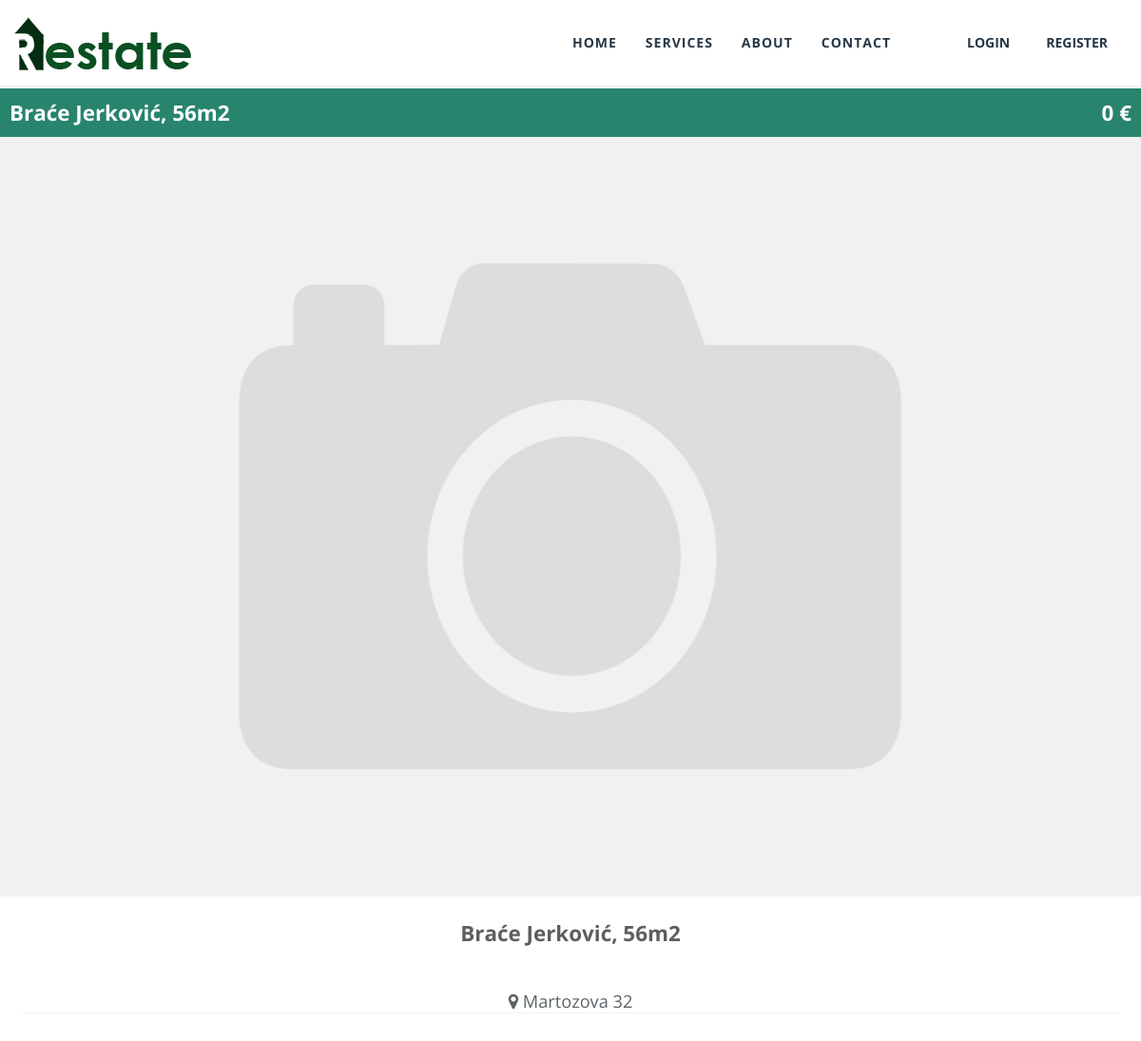
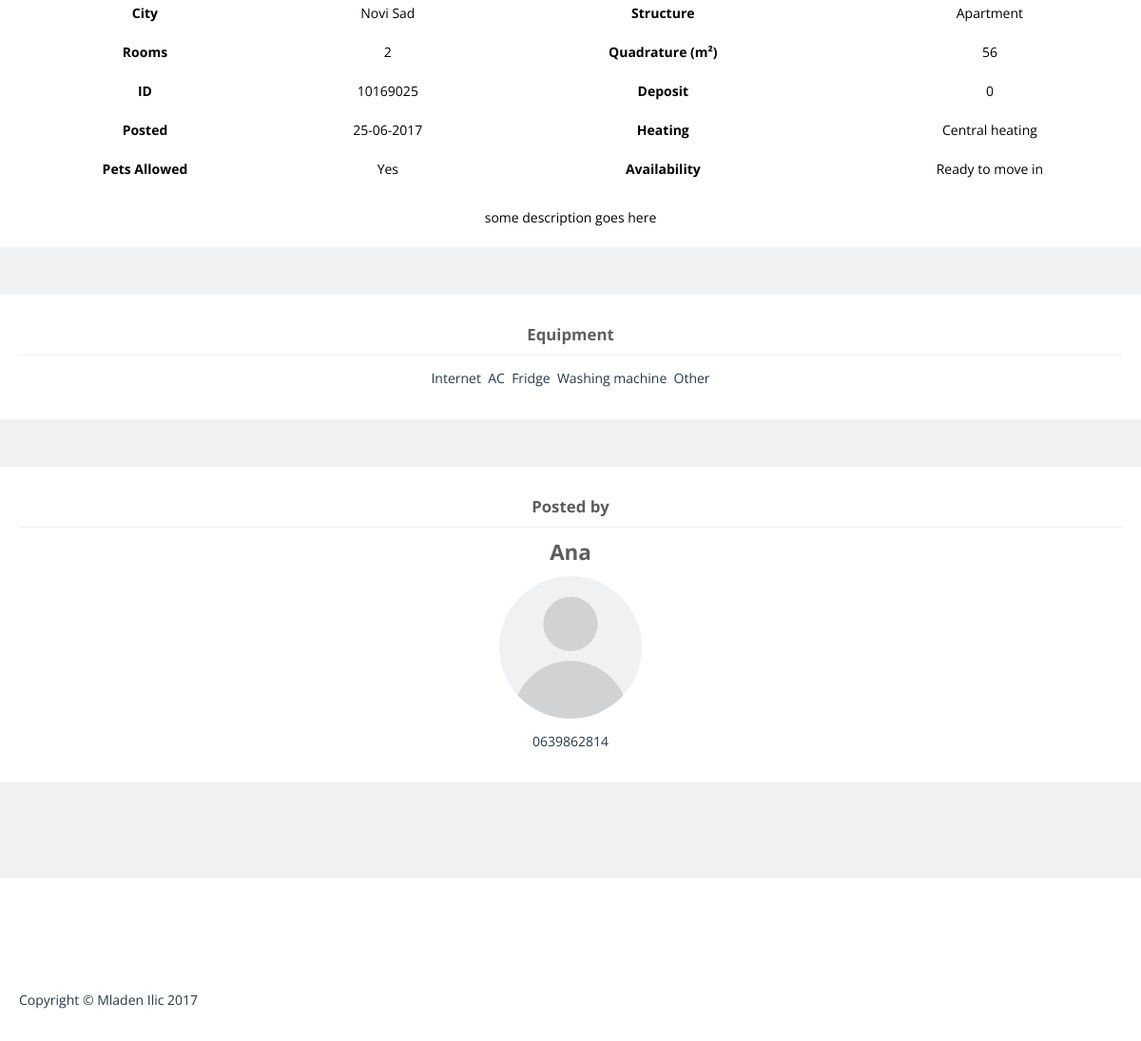
Page /details.php?id=10169025 on the committed database (2 pictures, top to bottom).
### tables this page shows
CREATE TABLE `ads` (
  `id` int(200) NOT NULL,
  `id_fake` int(100) NOT NULL,
  `id_user` int(100) NOT NULL,
  `id_category` int(5) NOT NULL,
  `headline` varchar(400) NOT NULL,
  `quadrature` int(10) NOT NULL,
  `id_structure` int(5) NOT NULL,
  `id_city` int(5) NOT NULL,
  `address` varchar(400) NOT NULL,
  `description` longtext NOT NULL,
  `image` varchar(200) NOT NULL,
  `rooms_number` varchar(5) NOT NULL,
  `id_pets_allowed` int(10) NOT NULL,
  `id_parking_lot` int(10) NOT NULL,
  `id_heating` int(10) NOT NULL,
  `id_availability` int(10) NOT NULL,
  `equipment` varchar(300) NOT NULL,
  `price` decimal(6,0) NOT NULL,
  `deposit` varchar(100) NOT NULL,
  `created` timestamp NOT NULL DEFAULT CURRENT_TIMESTAMP
);

CREATE TABLE `cities` (
  `id` int(5) NOT NULL,
  `title` varchar(100) NOT NULL
);

CREATE TABLE `structures` (
  `id` int(5) NOT NULL,
  `title` varchar(20) NOT NULL
);

CREATE TABLE `heating` (
  `id` int(10) NOT NULL,
  `title` varchar(100) NOT NULL
);

CREATE TABLE `pets_allowed` (
  `id` int(10) NOT NULL,
  `title` varchar(100) NOT NULL
);

CREATE TABLE `availability` (
  `id` int(5) NOT NULL,
  `title` varchar(100) NOT NULL
);

CREATE TABLE `users` (
  `id` int(100) NOT NULL,
  `username` varchar(100) NOT NULL,
  `password` varchar(100) NOT NULL,
  `first_name` varchar(100) NOT NULL,
  `last_name` varchar(100) NOT NULL,
  `mobile_number` varchar(20) NOT NULL,
  `email` varchar(100) NOT NULL,
  `avatar` varchar(500) NOT NULL,
  `id_role` int(2) NOT NULL,
  `active` int(1) NOT NULL
);

### functions/functions.php (called while the page is built, shortened)
<?php
function date_short($data) {
    $data = strtotime($data);
    $data = date('d-m-Y', $data);
    return $data;
}

### details.php (the view, shortened to what this page needs)
<?php
include_once("/header.php");
include_once("/functions/functions.php");
?>
    <section class="layer">
	    <section id="secound" class="b-negative">
	        <?php
	        $id = $_GET['id'];
	        $id = preg_replace("#[a-z]#i", 0, $id);
		    $sql = "SELECT ads.*, cities.title AS city_name, structures.title AS str_name, pets_allowed.title AS pets, heating.title AS heating, availability.title AS availability, users.first_name, users.avatar, users.mobile_number FROM ads INNER JOIN cities ON ads.id_city=cities.id INNER JOIN structures ON ads.id_structure=structures.id INNER JOIN pets_allowed ON ads.id_pets_allowed=pets_allowed.id INNER JOIN heating ON ads.id_heating=heating.id INNER JOIN users ON ads.id_user=users.id INNER JOIN availability ON ads.id_availability=availability.id WHERE ads.id_fake=".$id;
	        $result = mysqli_query($con,$sql);
	        $match = mysqli_num_rows($result);
	        if ($match > 0) {
	        ?>
	        <div class="inner_data">
                <div class="wrap">
					<div class="sp-wrap">
					<?php
		                while ($row = mysqli_fetch_assoc($result)) {
		                	$city = $row['city_name'];
		                	$id_fake = $row['id_fake'];
		                    $image = $row['image'];
		                    $title = $row['headline'];
		                    $price = $row['price'];
		                    $created = $row['created'];
		                    $pets = $row['pets'];
		                    $heating = $row['heating'];
		                    $equipment = $row['equipment'];
		                    $availability = $row['availability'];
		                    $mobile = $row['mobile_number'];
		                    $first_name = $row['first_name'];
		                    $avatar = $row['avatar'];
		                    $address = $row['address'];
		                    $str_name = $row['str_name'];
		                    $quad = $row['quadrature'];
		                    $deposit = $row['deposit'];
		                    $description = $row['description'];
		                    $rooms = $row['rooms_number'];
		                    $images = explode(",",$image);
				            foreach($images as $img) {
		                if(!empty($image)) { ?>
						    <a href="/uploads/property_images/<?=$img?>"><img src="/uploads/property_images/<?=$img?>" alt="property_image"></a>
						<?php } else { ?>
						    <img class="default_image" src="/uploads/property_images/property.png" alt="property_image">
						<?php } } } ?>
					</div>
					<div class="property_content">
				        <table id="property_table">
				            <tr>
				        		<td colspan="4">
				        			<div class="property_cont_title">
								    	<h4><?=$title?></h4>
								    </div>
				        		</td>
				        	</tr>
				        	<tr>
				        		<td colspan="4">
				        			<div class="property_cont_address">
								    	<h5><i class="fa fa-map-marker" aria-hidden="true"></i>&nbsp;<?=$address?></h5>
								    </div>
				        		</td>
				        	</tr>
				        	<tr>
				        		<th>City</th>
				        		<td><?=$city?></td>
				        		<th>Structure</th>
				        		<td><?=$str_name?></td>
				        	</tr>
				        	<tr>
				        		<th>Rooms</th>
				        		<td><?=$rooms?></td>
				        		<th>Quadrature (m&sup2;)</th>
				        		<td><?=$quad?></td>
				        	</tr>
				        	<tr>
				        		<th>ID</th>
				        		<td><?=$id_fake?></td>
				        		<th>Deposit</th>
				        		<td><?=$deposit?></td>
				        	</tr>
				        	<tr>
				        		<th>Posted</th>
				        		<td><?=date_short($created)?></td>
				        		<th>Heating</th>
				        		<td><?=$heating?></td>
				        	</tr>
				        	<tr>
				        		<th>Pets Allowed</th>
				        		<td><?=$pets?></td>
				        		<th>Availability</th>
				        		<td><?=$availability?></td>
				        	</tr>
				        	<tr>
				        		<td class="property_cont_desc" colspan="4"><?=$description?></td>
				        	</tr>
				        </table>
					</div>
                    <div class="property_equip">
                        <h6>Equipment</h6>
                        <div class="property_equip_all">
                        	<?php
                        	    $equipment_uns = unserialize($equipment);
                        	  	$equipment_imploded = implode("&nbsp;&nbsp;", $equipment_uns); ?>
                        	<p><?=$equipment_imploded?></p>
                        </div>
                    </div>
					<div class="property_user">
					    <h6>Posted by</h6>
	            	    <h4><?=$first_name?></h4>
	            	    <div class="property_user_img">
							<?php if(!empty($avatar)) { ?>
								<img src="/uploads/user_images/<?=$avatar?>" alt="user_img">
							<?php } else { ?>
								<img src="/uploads/user_images/user.png" alt="user_img">
							<?php } ?>
	            	    </div>
	            	    <p><?=$mobile?></p>
	                </div>
				</div>
            </div>
            <div class="property_top">
                <div class="wrap">
                    <div class="property_title">
                    	<h4><?=$title?></h4>
                    </div>
                    <div class="property_price">
                    	<h4><?=$price?>&nbsp;&euro;</h4>
                    </div>
                </div>
	        </div>
	        <?php } else { ?>
	        <div class="data_no">
	        	<h4>No property found!</h4>
	        </div>
	        <?php } ?>
		</section>
	</section>
	<?php include_once("/footer.php"); ?>

### header.php (shortened to what this page needs)
<!DOCTYPE html>
<html>
<head>
	<link href="/fonts/font-awesome/css/font-awesome.min.css" rel="stylesheet" type="text/css">
    <link href="/css/style.css" rel="stylesheet" type="text/css">
    <link href="/css/smoothproducts.css" rel="stylesheet" type="text/css">
</head>
<body>
	<header id="header">
	    <div class="wrapper">
		    <div id="logo">
			    <a href="/index.php"><img src="images/57.png" alt="logo"></a>
			</div>
		    <?php if (!isset($_SESSION['usr_id'])) { ?>
			<div class="header_buttons">
				<div class="register_form">
					<a href="register.php" class="buttons_single">Register</a>
				</div>
				<div class="log_form">
					<a href="login.php" class="buttons_single">Login</a>
				</div>
			</div>
			<?php } ?>
			<nav id="nav">
			    <ul>
				    <li><a href="/index.php">home</a></li>
				    <li><a href="/services.php">services</a></li>
				    <li><a href="/about.php">about</a></li>
				    <li><a href="/contact.php">contact</a></li>
				</ul>
			</nav>
	    </div>
	</header>

### footer.php
	<footer id="footer">
		<div class="fg">
			<div class="footer_inner">
			<p>Copyright &copy; Mladen Ilic 2017</p>
		</div>
		</div>
	</footer>
</body>
</html>

### css/style.css (style rules this page uses)
html { height: 100%; }
body { position: relative; min-height: 100%; padding: 0; margin: 0; font-size: 14px; font-family: 'Open Sans' , Tahoma , sans-serif; }
ul { margin: 0; padding: 0; list-style: none; }
h1, h2, h3, h4, h5, h6 { margin: 0; padding: 0; color: #5E5E5E; }
h4 { font-size: 1.6em; }
h5 { font-size: 1.4em; }
h6 { font-size: 1.2em; }
a { text-decoration: none; }
a:link, a:visited { color: #273746; }
p { color: #273746; }
img { vertical-align: bottom; }
header { text-align: center; }
.wrapper { position: relative; }
#header { background: #fff; width: 100%; min-height: 90px; overflow: inherit; border-bottom: 2px solid #f5f5f5; position: fixed; z-index: 1; }
#logo { float: left; padding: 10px; }
#logo img { width: 193px; height: 70px; }
#nav { padding: 20px; float: right; }
#nav ul li { float: left; position: relative; border-radius: 10px; transition: 0.2s all ease; }
#nav ul li a { display: block; padding: 15px; height: 20px; line-height: 20px; font-size: 14px; font-weight: 700; text-transform: uppercase; letter-spacing: 1px; }
.layer { padding: 93px 0 172px 0; }
#footer { position: absolute; bottom: 0; right: 0; left: 0; padding: 20px; background: #fff; }
.log_form, .register_form { margin-left: 10px; float: right; position: relative; }
.log_form a, .register_form a { padding: 14px; display: block; }
.button_search, .buttons_single, .button_reset { border: none; outline: none; }
.header_buttons { float: right; position: relative; padding: 21px; }
.buttons_single { font-size: 1em; font-weight: 700; text-transform: uppercase; background: none; }
.wrap { overflow: hidden; max-width: 1250px; margin: 0 auto; }
.default_image { width: 100%; height: 800px; }
.inner_data { overflow: hidden; padding: 0 0 100px 0; background: #f0f1f2; }
.property_top { position: absolute; top: 0; left: 0; width: 100%; background: #28846D; }
.property_title, .property_price { padding: 10px; }
.property_title { float: left; }
.property_price { float: right; }
.property_title { max-width: 800px; }
.property_title h4, .property_price h4 { color: #fff; }
.property_content { background: #fff; clear: both; width: 100%; }
#property_table { width: 100%; }
#property_table th { padding: 10px; }
.property_cont_address, .property_cont_desc, .property_cont_title { overflow: hidden; padding: 20px; }
.property_cont_address h5, .property_cont_desc h5, .property_cont_title h5 { font-weight: 400; font-size: 1.3em; color: #5C6367; border-bottom: 1px solid #f0f1f2; }
.property_user, .property_equip { padding: 20px; margin: 50px 0 0 0; background: #fff; }
.property_user h6, .property_equip h6 { padding: 10px; border-bottom: 1px solid #f0f1f2; }
.property_user h4, .property_equip h4 { padding: 10px; }
.property_user_img img { border-radius: 50%; width: 150px; height: 150px; }
#secound { background: #fff; text-align: center; overflow: hidden; position: relative; }

### css/smoothproducts.css (style rules this page uses)
html, body { width: 100%; }
.sp-wrap { display: none; line-height: 0; font-size: 0; border-radius: 3px; position: relative; float: left; padding: 50px 0 0 0; width: 100%; }

### rows in the picture
ads: headline "Braće Jerković, 56m2", address "Martozova 32", id_city.title "Novi Sad", id_structure.title "Apartment", rooms_number "2", quadrature "56", id_fake "10169025", deposit "0", created "25-06-2017", id_heating.title "Central heating", id_pets_allowed.title "Yes", id_availability.title "Ready to move in", description "some description goes here", equipment "Internet AC Fridge Washing machine Other", id_user.first_name "Ana", id_user.mobile_number "0639862814", price "0"
